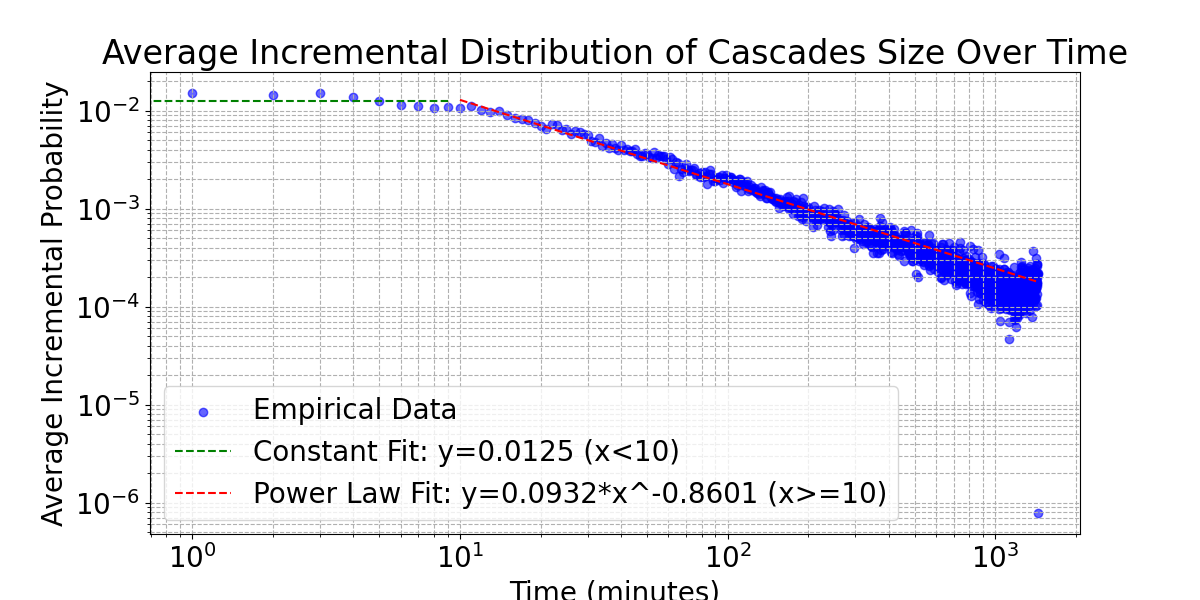

Write Python code to recreate this figure.
import numpy as np
import matplotlib.pyplot as plt
from scipy.optimize import curve_fit
from scipy.integrate import quad
from dataloader import deephawkes

## 生成增长概率 / 时间曲线

def constant_fit(x, a):
    return a * np.ones_like(x)

def power_law(x, A, k):
    return A * np.power(x, k)

cascade_network, user_network = deephawkes()
cascades = []

for cas in cascade_network:
    start_time = int(cas["start_time"])
    cascade_time = [int(e[2]) for e in cas["Ec"]]
    cascades.append((start_time, cascade_time))

# 解析数据并计算时间差（以分钟为单位）
time_diffs_per_cascade = []
probabilities_per_cascade = []


for start_time, propagation_times in cascades:
    time_diffs = [(t - start_time) / 60 for t in propagation_times if t > start_time]  # 确保时间差为正
    time_diffs_per_cascade.append(time_diffs)

    # 计算每个时间差的增量
    incremental_counts = np.bincount(np.array(time_diffs).astype(int))
    total_incremental_count = np.sum(incremental_counts)

    # 计算每个时间差的概率
    probabilities = incremental_counts / total_incremental_count if total_incremental_count > 0 else np.zeros_like(
        incremental_counts)
    probabilities_per_cascade.append(probabilities)


# 计算所有级联的最大时间差
max_time_diff = max([len(p) for p in probabilities_per_cascade])

# 初始化一个数组来存储所有时间差的平均概率
average_probabilities = np.zeros(max_time_diff)

# 对于每个时间差，计算所有级联的该时间差的概率平均值
for p in probabilities_per_cascade:
    average_probabilities[:len(p)] += p

average_probabilities /= len(cascades)

times = np.arange(len(average_probabilities))

# 分段拟合，分为x<10和x>=10两部分
x_break = 10
x_constant = times[times < x_break]
y_constant = average_probabilities[times < x_break]
x_power_law = times[times >= x_break]
y_power_law = average_probabilities[times >= x_break]

# 使用 curve_fit 来进行常数拟合
params_constant, _ = curve_fit(constant_fit, x_constant, y_constant)

# 使用 curve_fit 来进行幂律分布拟合
params_power_law, _ = curve_fit(power_law, x_power_law, y_power_law, p0=[1, -1])

# 绘制增量级联增长的概率分布和拟合的函数
plt.rcParams.update({'font.size': 20})
plt.figure(figsize=(12, 6))
plt.scatter(times, average_probabilities, color='blue', alpha=0.6, label='Empirical Data')

# 绘制常数部分拟合
plt.plot(x_constant, constant_fit(x_constant, *params_constant), 'g--',
         label=f'Constant Fit: y={params_constant[0]:.4f} (x<{x_break})')

# 绘制幂律部分拟合
plt.plot(x_power_law, power_law(x_power_law, *params_power_law), 'r--',
         label=f'Power Law Fit: y={params_power_law[0]:.4f}*x^{params_power_law[1]:.4f} (x>={x_break})')

plt.xlabel('Time (minutes)')
plt.ylabel('Average Incremental Probability')
plt.title('Average Incremental Distribution of Cascades Size Over Time')
plt.legend()
plt.xscale('log')
plt.yscale('log')
plt.grid(True, which="both", ls="--")
plt.savefig("time_prob.png")
plt.show()